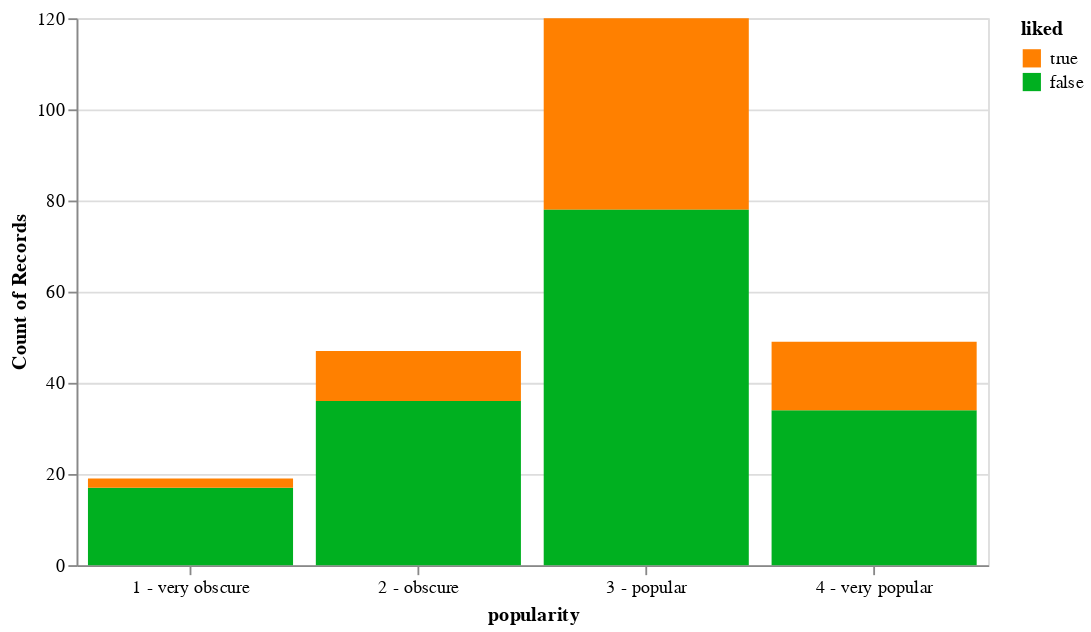

Write notebook code for a chart like this one.
### Code cell
# now we will visualize it
alt.Chart(df_rating_merged).mark_bar(tooltip=True).encode(
                alt.X("popularity:O", axis=alt.Axis(labelAngle=0)),
                y='count()',
                color=alt.Color('liked', scale=alt.Scale(domain=[True, False], range=["#ff8000", "#00b020"]))
            ).properties(
                    width=500,
                    height=300
                    )

### Figure 1 — Vega-Lite specification as saved in the notebook (floating-point values rounded to 4 significant figures; data arrays with more than 128 entries replaced by an {"elided": "..."} marker saying what was removed)
{"config": {"view": {"continuousWidth": 400, "continuousHeight": 300}}, "data": {"name": "data-27c641f59cd3d0460281315f466453ab"}, "mark": {"type": "bar", "tooltip": true}, "encoding": {"color": {"field": "liked", "scale": {"domain": [true, false], "range": ["#ff8000", "#00b020"]}, "type": "nominal"}, "x": {"axis": {"labelAngle": 0}, "field": "popularity", "type": "ordinal"}, "y": {"aggregate": "count", "type": "quantitative"}}, "height": 300, "width": 500, "$schema": "https://vega.github.io/schema/vega-lite/v4.17.0.json", "datasets": {"data-27c641f59cd3d0460281315f466453ab": {"elided": "235 records"}}}
